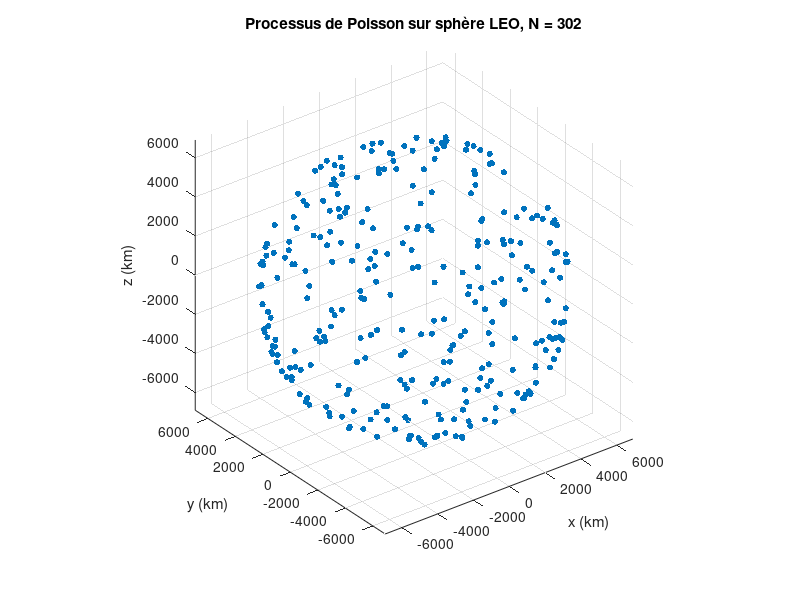

MATLAB code for this plot:
clear; clc; close all;

% Paramètres
R_earth = 6371;     % km
h = 550;            % altitude LEO en km (exemple de Starlink)
R = R_earth + h;    % rayon orbital

lambda = 5e-7;      % intensité en satellites / km^2
surface_sphere = 4*pi*R^2;

% Nombre de satellites : processus de Poisson sur la sphère
N = poissrnd(lambda * surface_sphere);

% Tirage uniforme sur la sphère
u = rand(N,1);                  % uniforme sur [0,1]
phi = 2*pi*rand(N,1);            % longitude uniforme
theta = acos(1 - 2*u);           % colatitude corrigée

% Coordonnées cartésiennes
x = R * sin(theta) .* cos(phi);
y = R * sin(theta) .* sin(phi);
z = R * cos(theta);

% Affichage
figure;
scatter3(x, y, z, 20, 'filled');
axis equal;
grid on;
xlabel('x (km)');
ylabel('y (km)');
zlabel('z (km)');
title(sprintf('Processus de Poisson sur sphère LEO, N = %d', N));
